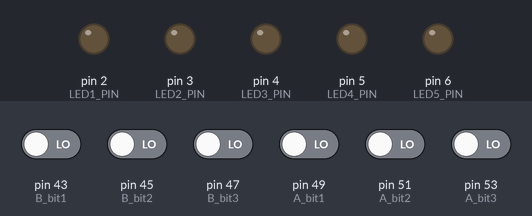
Recording of a sketch running on a simulated Arduino Mega 2560, built with avr-gcc and run on an emulated ATmega2560. Parts: output pins drawn as LEDs (lit = HIGH). The test bench sets the inputs (shaded band); at power-on: pin 43 (B_bit1), pin 45 (B_bit2), pin 47 (B_bit3), pin 49 (A_bit1), pin 51 (A_bit2), pin 53 (A_bit3) LOW.

Above: at 2.8 s.
2.9 s: pin 47 (B_bit3) driven HIGH
At 3.5 s:
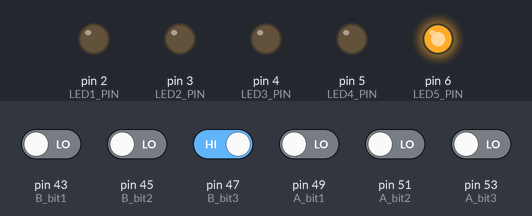
4.5 s: pin 47 (B_bit3) driven LOW
At 6.2 s:
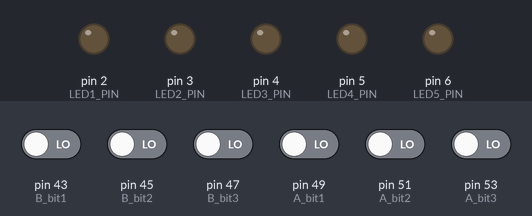
6.5 s: pin 53 (A_bit3) driven HIGH
At 7.8 s:
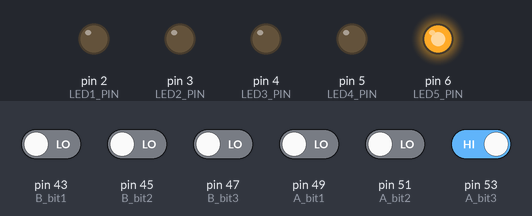
8.5 s: pin 43 (B_bit1) driven HIGH and pin 49 (A_bit1) driven HIGH
At 9.3 s:
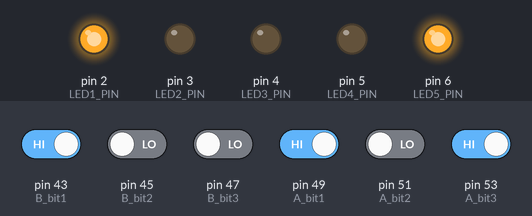
10.5 s: pin 45 (B_bit2) driven HIGH
At 12.0 s:
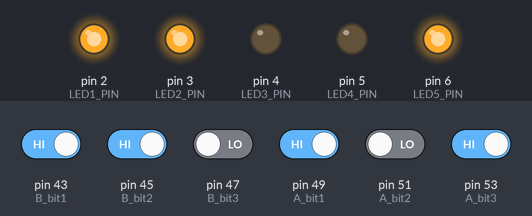
12.5 s: pin 43 (B_bit1) driven LOW
At 13.6 s:
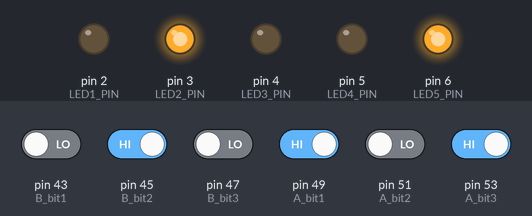
Timing chart, 0 to 15.5 s (numbered marks = the images above; inputs shaded):
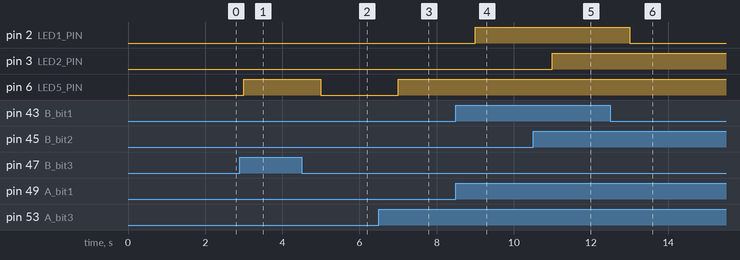

Measured:
- after the input at 2.9 s, pin 6 (LED5_PIN): LOW → HIGH after 0.10 s
- after the input at 4.5 s, pin 6 (LED5_PIN): HIGH → LOW after 0.50 s
- after the input at 6.5 s, pin 6 (LED5_PIN): LOW → HIGH after 0.50 s
- after the input at 8.5 s, pin 2 (LED1_PIN): LOW → HIGH after 0.50 s
- after the input at 10.5 s, pin 3 (LED2_PIN): LOW → HIGH after 0.50 s
- after the input at 12.5 s, pin 2 (LED1_PIN): HIGH → LOW after 0.50 s

The sketch:

Multiplyer.ino
```cpp
#define A_bit1 49
#define A_bit2 51
#define A_bit3 53
#define B_bit1 43
#define B_bit2 45
#define B_bit3 47

/* Use Arduino uno
#define LED1_PIN 3
#define LED2_PIN 5
#define LED3_PIN 6
#define LED4_PIN 9
#define LED5_PIN 10
*/

//Use Arduino Due
#define LED1_PIN 2
#define LED2_PIN 3
#define LED3_PIN 4
#define LED4_PIN 5
#define LED5_PIN 6

bool a[3];
bool b[3];
bool c[5];

void setup()
{

    pinMode(A_bit1 , INPUT);
    pinMode(A_bit2 , INPUT);
    pinMode(A_bit3 , INPUT);
    pinMode(B_bit1 , INPUT);
    pinMode(B_bit2 , INPUT);
    pinMode(B_bit3 , INPUT);
    pinMode(LED1_PIN, OUTPUT);
    pinMode(LED2_PIN, OUTPUT);
    pinMode(LED3_PIN, OUTPUT);
    pinMode(LED4_PIN, OUTPUT);
    pinMode(LED5_PIN, OUTPUT);

    memset(a , 0 , sizeof(a));
    memset(b , 0 , sizeof(b));
    memset(c , 0 , sizeof(c));
}

void loop()
{
    READ_NUM();
    Multiplier();
    update();
    delay(1000);
}

void Multiplier(){

  c[4] = a[2]^b[2];
  c[0] = a[0]&b[0];
  c[1] = (a[1]&b[0])^(a[0]&b[1]);
  c[2] = ((a[1]&b[0])&(a[0]&b[1]))^(a[1]&b[1]);
  c[3] = ((a[1]&b[0])&(a[0]&b[1]))&(a[1]&b[1]);
}
void READ_NUM(){
    a[0] = digitalRead(A_bit1);
    a[1] = digitalRead(A_bit2);
    a[2] = digitalRead(A_bit3);
    b[0] = digitalRead(B_bit1);
    b[1] = digitalRead(B_bit2);
    b[2] = digitalRead(B_bit3);
    //Serial.println("A: " + String(a[2]) + String(a[1]) + String(a[0]));
    //Serial.println("B: " + String(b[2]) + String(b[1]) + String(b[0]));
}
void update(){
    for (uint8_t i = 0; i < 5; i++)
    {
        led_state(i+1,c[i]);
    }
}

void led_state(uint8_t no,bool sw){
    switch (no)
    {
    case 1:
        digitalWrite(LED1_PIN , sw?HIGH:LOW);
        break;
    case 2:
        digitalWrite(LED2_PIN , sw?HIGH:LOW);
        break;
    case 3:
        digitalWrite(LED3_PIN , sw?HIGH:LOW);
        break;
    case 4:
        digitalWrite(LED4_PIN , sw?HIGH:LOW);
        break;
    case 5:
        digitalWrite(LED5_PIN , sw?HIGH:LOW);
        break;
    default:
        break;
    }
}
```
